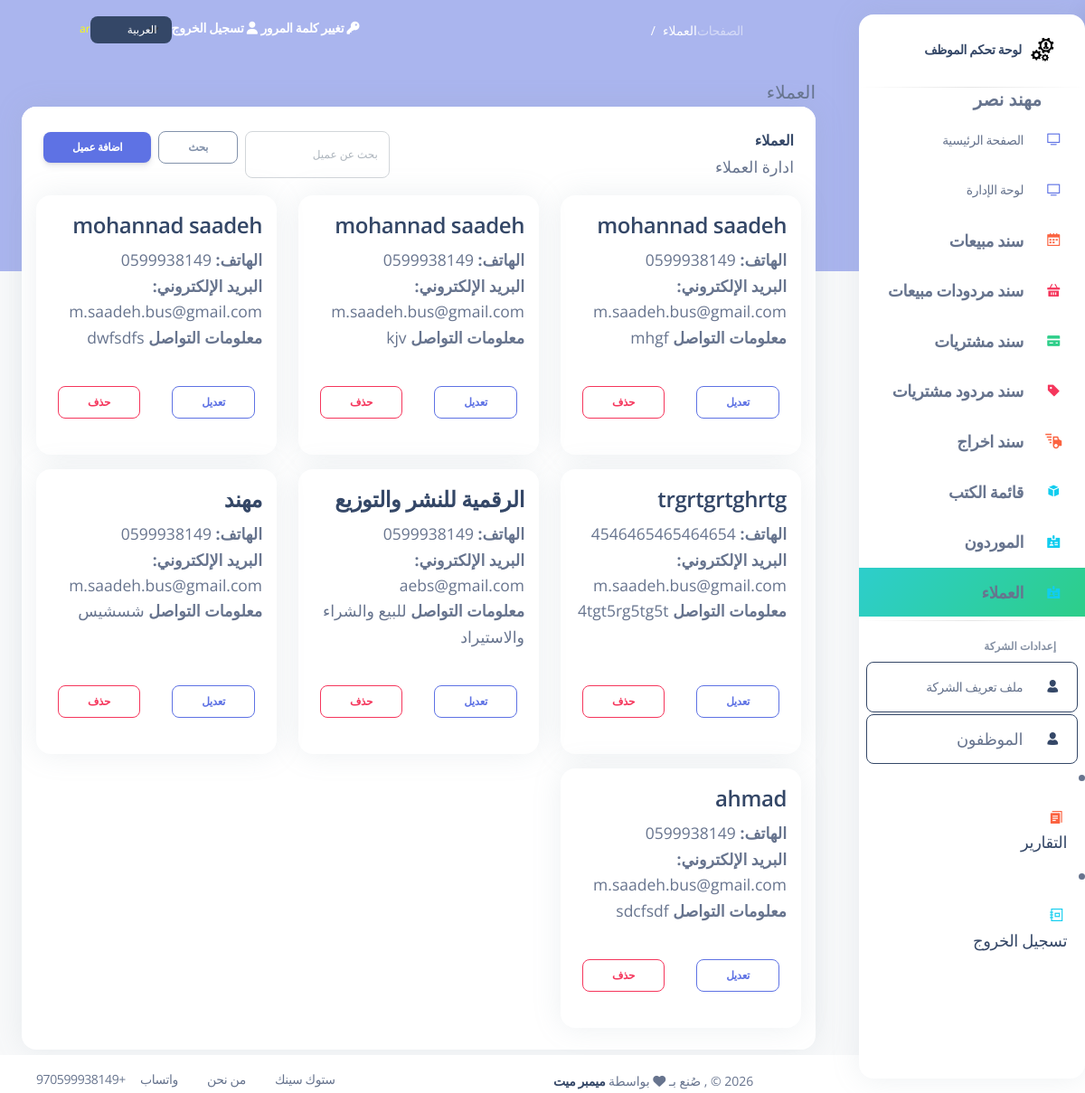
/customers (signed in), run on the app's committed database.
### my_app/models.py (models this page shows, shortened)
class Employee(models.Model):
    first_name = models.CharField(max_length=255)
    last_name = models.CharField(max_length=255)
    email = models.EmailField(max_length=255)
    DOB = models.DateField()
    password = models.CharField(max_length=255)
    confirm_password = models.CharField(max_length=255)
    is_active = models.BooleanField(default=False)
    created_at = models.DateTimeField(auto_now_add=True)
    updated_at = models.DateTimeField(auto_now=True)
    objects = EmployeeManager()

class Customer(models.Model):
    name = models.CharField(max_length=255)
    phone = models.CharField(max_length=20, null=True)
    email = models.EmailField(max_length=255 , null=True)
    contact_info = models.TextField() # address, notes, etc.
    created_at = models.DateTimeField(auto_now_add=True)
    updated_at = models.DateTimeField(auto_now=True)

### my_app/views.py (the view, shortened to what this page needs)
# urls.py: path('customers', views.display_customers, name='customers_list'),
def display_customers(request):
    if 'employee_id' not in request.session:
        return redirect('/index')
    q = request.GET.get('q', '').strip()
    customers_qs = models.Customer.objects.all()
    customers_qs = customers_qs.order_by('-created_at')
    page_number = request.GET.get('page')
    paginator = Paginator(customers_qs, 12)
    customers_page = paginator.get_page(page_number)
    context = {
        'customers': customers_page,
        'employee': models.get_employee_by_id(request.session['employee_id']),
        'customers_paginator': paginator,
    }
    return render(request, 'customers.html', context)

### my_app/models.py (called while the page is built)
def get_employee_by_id(id):
    return Employee.objects.get(id=id)

### my_app/templates/customers.html (shortened to what this page needs)
{% extends 'layouts/base.html' %}
{% load i18n %}
{% block content %}
{% block page_name %}{% trans "Customers" %}{% endblock %}
<div class="row">
  <div class="col-12">
    <div class="card mb-4">
      <div class="card-header d-flex align-items-center justify-content-between pb-0">
        <div>
          <h6 class="mb-0">{% trans "Customers" %}</h6>
          <small class="text-muted">{% trans "Manage your customers" %}</small>
        </div>
        <div class="d-flex gap-2 align-items-center">
          <form method="get" action="" class="d-flex" role="search">
            <input name="q" class="form-control form-control-sm" type="search" placeholder="{% trans "Search customers" %}" aria-label="{% trans "Search" %}" value="{{ request.GET.q }}">
            <button class="btn btn-sm btn-outline-secondary ms-2" type="submit">{% trans "Search" %}</button>
          </form>
          <button class="btn btn-sm btn-primary" data-bs-toggle="modal" data-bs-target="#addCustomerModal">{% trans "Add Customer" %}</button>
        </div>
      </div>
      <div class="card-body px-3 pt-3 pb-2">
        <div class="row">
          {% if customers %}
            {% for c in customers %}
            <div class="col-md-4 col-sm-6 mb-3">
              <div class="card h-100">
                <div class="card-body">
                  <h4 class="card-title"><a href="/customers/{{ c.id }}/">{{ c.name }}</a></h4>
                  <p class="card-text small text-muted">
                    <strong>{% trans "Phone:" %}</strong> {{ c.phone }}<br />
                    <strong>{% trans "Email:" %}</strong> {{ c.email }}<br />
                    <strong>{% trans "Contact Info:" %}</strong> {{ c.contact_info|default:_('No contact info') }}
                  </p>
                </div>
                <div class="card-footer d-flex justify-content-between">
                  <a href="/customers/{{ c.id }}/edit" class="btn btn-sm btn-outline-primary">{% trans "Edit" %}</a>
                  <form method="post" action="/customers/{{ c.id }}/delete" onsubmit="return confirm('{% trans "Are you sure you want to delete this customer?" %}');">
                    <button type="submit" class="btn btn-sm btn-outline-danger">{% trans "Delete" %}</button>
                  </form>
                </div>
              </div>
            </div>
            {% endfor %}
          {% else %}
            <div class="col-12">
              <div class="alert alert-info">{% trans "No customers found." %}</div>
            </div>
          {% endif %}
        </div>
      </div>
    </div>
  </div>
</div>
{% endblock content %}

### my_app/templates/includes/aside.html (shortened to what this page needs)
{% load static %}
{% load i18n %}
<aside class="sidenav bg-white navbar navbar-vertical navbar-expand-xs border-0 border-radius-xl my-3 {% if LANGUAGE_CODE == 'ar' %}fixed-end me-4{% else %}fixed-start ms-4{% endif %}" id="sidenav-main">
    <div class="sidenav-header">
        <a class="navbar-brand m-0" target="_blank">
        <img src="{% static 'img/logo.PNG' %}" class="navbar-brand-img h-100" alt="main_logo">
    <span class="ms-1 font-weight-bold">{% trans "Employee Dashboard" %}</span>
        </a>
        <hr class="horizontal dark mt-0">
    </div>
            <span class="nav-link-text ms-5">
                <b class="message_success" >{{employee.first_name}} {{employee.last_name}}</b>
            </span>
                <div id="sidenav-scrollbar">
        <ul class="navbar-nav" style="padding-right: 0">
        <li class="nav-item {% if request.path == '/index'   %} bg-gradient-success {% endif %}">
            <a class="nav-link " href="/index">
            <div class="icon icon-shape icon-sm border-radius-md text-center me-2 d-flex align-items-center justify-content-center">
                <i class="ni ni-tv-2 text-primary text-sm opacity-10"></i>
            </div>
            <span class="nav-link-text ms-1">{% trans "Main Page" %}</span>
            </a>
        </li>
        <li class="nav-item {% if request.path == '/index_dashboard'   %} bg-gradient-success {% endif %}">
            <a class="nav-link " href="/index_dashboard">
            <div class="icon icon-shape icon-sm border-radius-md text-center me-2 d-flex align-items-center justify-content-center">
                <i class="ni ni-tv-2 text-primary text-sm opacity-10"></i>
            </div>
            <span class="nav-link-text ms-1">{% trans "Dashboard Manage" %}</span>
            </a>
        </li>
        <li class="nav-item {% if request.path == '/sales' or 'view_sale_order' in request.path %} bg-gradient-success {% endif %}">
            <a class="nav-link " href="/sales">
            <div class="icon icon-shape icon-sm border-radius-md text-center me-2 d-flex align-items-center justify-content-center">
                <i class="ni ni-calendar-grid-58 text-warning text-sm opacity-10"></i>
            </div>
            <span class="nav-link-text ms-1" style="font-size:18px !important;"> <strong>{% trans "Sales Orders" %}</strong></span>
            </a>
        </li>
                <li class="nav-item {% if request.path == '/return_sales' or 'view_return_sale' in request.path  %} bg-gradient-success {% endif %}">
            <a class="nav-link " href="/return_sales">
            <div class="icon icon-shape icon-sm border-radius-md text-center me-2 d-flex align-items-center justify-content-center">
                <i class="ni ni-basket text-danger text-sm opacity-10"></i>
            </div>
            <span class="nav-link-text ms-1" style="font-size:18px !important;"><strong>{% trans "Return Sales" %}</strong></span>
            </a>
        </li>
        <li class="nav-item {% if request.path == '/purchases' or 'view_purchase_invoice' in request.path  %} bg-gradient-success {% endif %}">
            <a class="nav-link " href="/purchases">
            <div class="icon icon-shape icon-sm border-radius-md text-center me-2 d-flex align-items-center justify-content-center">
                <i class="ni ni-credit-card text-success text-sm opacity-10"></i>
            </div>
            <span class="nav-link-text ms-1" style="font-size:18px !important;"><strong>{% trans "Purchase Invoices" %}</strong></span>
            </a>
        </li>
        <li class="nav-item {% if request.path == '/return_purchases' or 'view_return_invoice' in request.path  %} bg-gradient-success {% endif %}">
            <a class="nav-link " href="/return_purchases">
            <div class="icon icon-shape icon-sm border-radius-md text-center me-2 d-flex align-items-center justify-content-center">
                <i class="ni ni-tag text-danger text-sm opacity-10"></i>
            </div>
            <span class="nav-link-text ms-1" style="font-size:18px !important;"><strong>{% trans "Return Purchases" %}</strong></span>
            </a>
        </li>
        <li class="nav-item {% if request.path == '/stock_out_voucher' or 'view_stock_out' in request.path %} bg-gradient-success {% endif %}">
            <a class="nav-link" href="/stock_out_voucher">
            <div class="icon icon-shape icon-sm border-radius-md text-center me-2 d-flex align-items-center justify-content-center">
                <i class="ni ni-delivery-fast text-warning text-lg opacity-10"></i>
            </div>
            <span class="nav-link-text ms-1" style="font-size:18px !important;"><strong>{% trans "Stock Out Voucher" %}</strong></span>
            </a>
        </li>
        <li class="nav-item {% if request.path == '/products/' or 'products' in request.path %} bg-gradient-success {% endif %}">
            <a class="nav-link " href="/products">
            <div class="icon icon-shape icon-sm border-radius-md text-center me-2 d-flex align-items-center justify-content-center">
                <i class="ni ni-app text-info text-sm opacity-10"></i>
            </div>
            <span class="nav-link-text ms-1" style="font-size:18px !important;"> <strong>{% trans "Product List" %}</strong></span>
            </a>
        </li>
        <li class="nav-item {% if request.path == '/suppliers' %} bg-gradient-success {% endif %}">
            <a class="nav-link " href="/suppliers">
            <div class="icon icon-shape icon-sm border-radius-md text-center me-2 d-flex align-items-center justify-content-center">
                <i class="ni ni-badge text-info text-sm opacity-10"></i>
            </div>
            <span class="nav-link-text ms-1" style="font-size:18px !important;"> <strong>{% trans "Suppliers" %}</strong></span>
            </a>
        </li>
        <li class="nav-item {% if request.path == '/customers' %} bg-gradient-success {% endif %}">
            <a class="nav-link " href="/customers">
            <div class="icon icon-shape icon-sm border-radius-md text-center me-2 d-flex align-items-center justify-content-center">
                <i class="ni ni-badge text-info text-sm opacity-10"></i>
            </div>
            <span class="nav-link-text ms-1" style="font-size:18px !important;"> <strong>{% trans "Customers" %}</strong></span>
            </a>
        </li>
        <hr class="horizontal dark my-1">
         <li class="nav-item mt-3">
            <h6 class="ps-4 ms-2 text-uppercase text-xs font-weight-bolder opacity-6">{% trans "Company Settings" %}</h6>
        </li>
        <li class="nav-item">
            <a class="nav-link btn btn-outline-dark {% if request.path == '/company_profile'   %} active me-2 {% endif %} " href="/company_profile">
            <div class="icon icon-shape icon-sm border-radius-md text-center me-2 d-flex align-items-center justify-content-center">
                <i class="ni ni-single-02 text-dark text-sm opacity-10"></i>
            </div>
            <span class="nav-link-text ms-1">{% trans "Company Profile" %}</span>
            </a>
        </li>
        <li class="nav-item">
            <a class="nav-link btn btn-outline-dark  {% if request.path == '/employees'   %} active me-2 {% endif %}" href="/employees">
            <div class="icon icon-shape icon-sm border-radius-md text-center me-2 d-flex align-items-center justify-content-center">
                <i class="ni ni-single-02 text-dark text-sm opacity-10"></i>
            </div>
            <span class="nav-link-text ms-1" style="font-size:18px !important;">{% trans "Employees" %}</span>
            </a>
        </li>
            </ul>
            </div>
        <li class="nav-item {% if request.path == '/employee_reports'   %} bg-gradient-success {% endif %}">
            <a class="nav-link " href="/employee_reports">
            <div class="icon icon-shape icon-sm border-radius-md text-center me-2 d-flex align-items-center justify-content-center">
                <i class="ni ni-single-copy-04 text-warning text-sm opacity-10"></i>
            </div>
            <span class="nav-link-text ms-1" style="font-size:18px !important;">{% trans "Reports" %}</span>
            </a>
        </li>
        <li class="nav-item">
            <a class="nav-link " href="/emp_logout">
            <div class="icon icon-shape icon-sm border-radius-md text-center me-2 d-flex align-items-center justify-content-center">
                <i class="ni ni-collection text-info text-sm opacity-10"></i>
            </div>
            <span class="nav-link-text ms-1" style="font-size:18px !important;">{% trans "Logout" %}</span>
            </a>
        </li>
</aside>

### static/css/nucleo-svg.css (style rules this page uses)
.icon { display: inline-block; color: #111111; height: 1em; width: 1em; }
.icon-sm { height: 0.8em; width: 0.8em; }
.icon { fill: currentColor; stroke: none; }

### my_app/templates/layouts/base.html (style rules this page uses)
.sidenav { left: auto !important; right: 0; }
.navbar-vertical .navbar-nav .nav-link .icon { padding-right: 0; margin-left: 0.0rem; margin-right: 0; }
.ms-1 { margin-right: 0.25rem !important; margin-left: 0 !important; }
.ms-2 { margin-right: 0.5rem !important; margin-left: 0 !important; }
.ms-5 { margin-right: 3rem !important; margin-left: 0 !important; }
.me-2 { margin-left: 0.5rem !important; margin-right: 0 !important; }
.me-4 { margin-left: 1.5rem !important; margin-right: 0 !important; }
.ps-4 { padding-right: 1.5rem !important; padding-left: 0 !important; }
body { text-align: right; direction: rtl; }

### data on the page
Employee: first_name "مهند", last_name "نصر"
Customer: name "mohannad saadeh", phone "0599938149", email "m.saadeh.bus@gmail.com", contact_info "mhgf"
Customer: name "mohannad saadeh", phone "0599938149", email "m.saadeh.bus@gmail.com", contact_info "kjv"
Customer: name "mohannad saadeh", phone "0599938149", email "m.saadeh.bus@gmail.com", contact_info "dwfsdfs"
Customer: name "trgrtgrtghrtg", phone "4546465465464654", email "m.saadeh.bus@gmail.com", contact_info "4tgt5rg5tg5t"
Customer: name "الرقمية للنشر والتوزيع", phone "0599938149", email "aebs@gmail.com", contact_info "للبيع والشراء والاستيراد"
Customer: name "مهند", phone "0599938149", email "m.saadeh.bus@gmail.com", contact_info "شسشيس"
Customer: name "ahmad", phone "0599938149", email "m.saadeh.bus@gmail.com", contact_info "sdcfsdf"

### other printed values
{{ LANGUAGE_CODE }} "ar"
